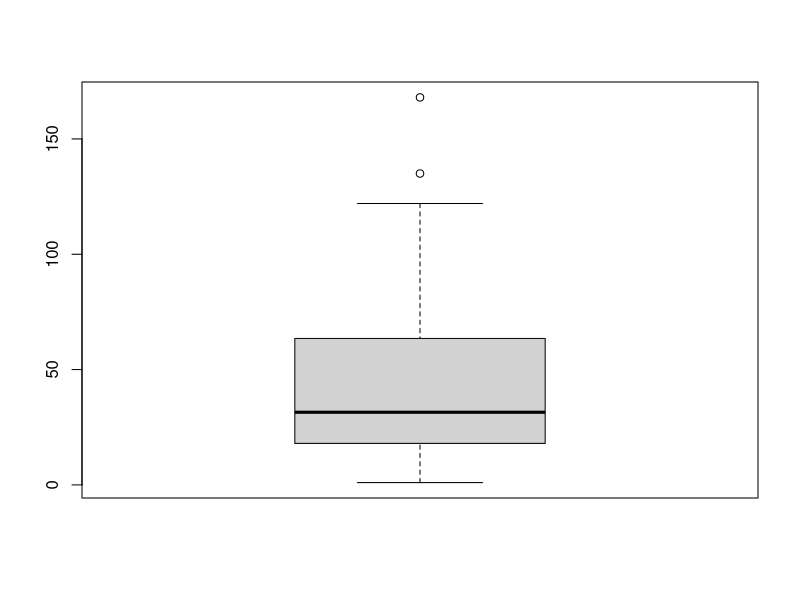
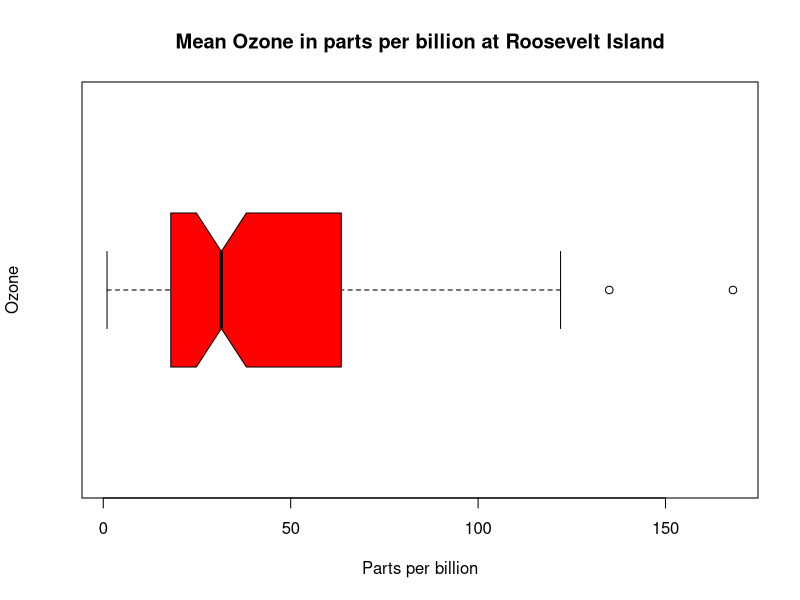
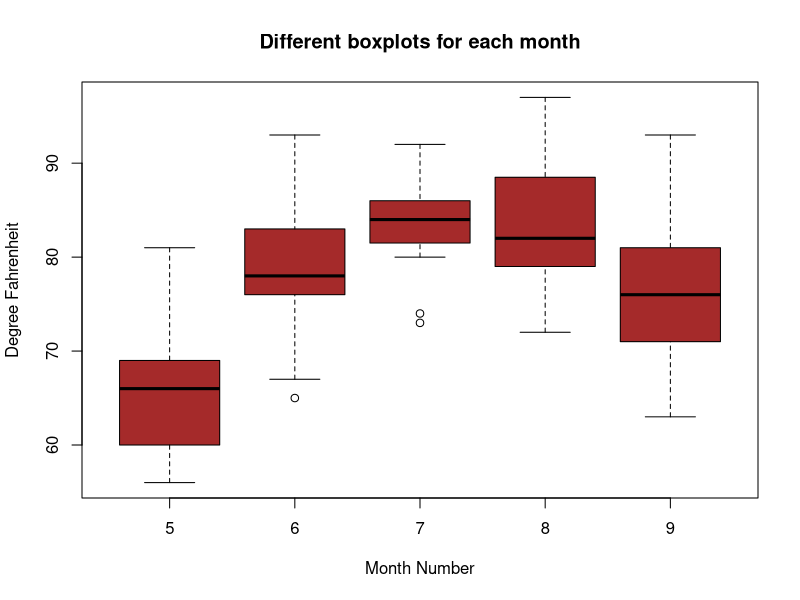

These charts were generated, in order, by the following R code: (Note: this script raises an error after producing the figures.)
# Load the 'airquality' dataset
dataset <- airquality

# View the dataset 
View(dataset)

# Display the first six rows of the dataset
head(dataset)

# Display the last six rows of the dataset
tail(dataset)

# Display summary statistics for the dataset
summary(dataset)

# Open the documentation for the 'airquality' dataset
?airquality

# Create a boxplot for the 'Ozone' variable
boxplot(airquality$Ozone)

# Create a customized boxplot for the 'Ozone' variable
boxplot(airquality$Ozone,
        main = "Mean Ozone in parts per billion at Roosevelt Island",
        xlab = "Parts per billion",
        ylab = "Ozone",
        col = "red",
        border = "black",
        horizontal = TRUE,
        notch = TRUE
)

# Create boxplots for 'Temp' variable grouped by 'Month'
boxplot(Temp ~ Month,
        data = airquality,
        main = "Different boxplots for each month",
        xlab = "Month Number",
        ylab = "Degree Fahrenheit",
        col = "brown",
        border = "black"
)




## Practice question

# Considered numbers
numbers <- c(11, 22, 20, 4, 29, 8, 35, 27, 13, 49, 10, 24, 17)

# a) Find the Median
median_value[is.na(median_value)] <- median(median_value, na.rm = TRUE)
median_value

# b) Find the Q1, Q2 (Median), and Q3 Quartiles
Q1 <- quantile(numbers, probs = 0.25)
Q2 <- quantile(numbers, probs = 0.5)  # Also the median
Q3 <- quantile(numbers, probs = 0.75)

# Display the quartiles
Q1
Q2
Q3

# c) Construct a Box Plot
boxplot(numbers, 
        main = "Box Plot", 
        col = "lightblue", 
        border = "black", 
        horizontal = TRUE)

